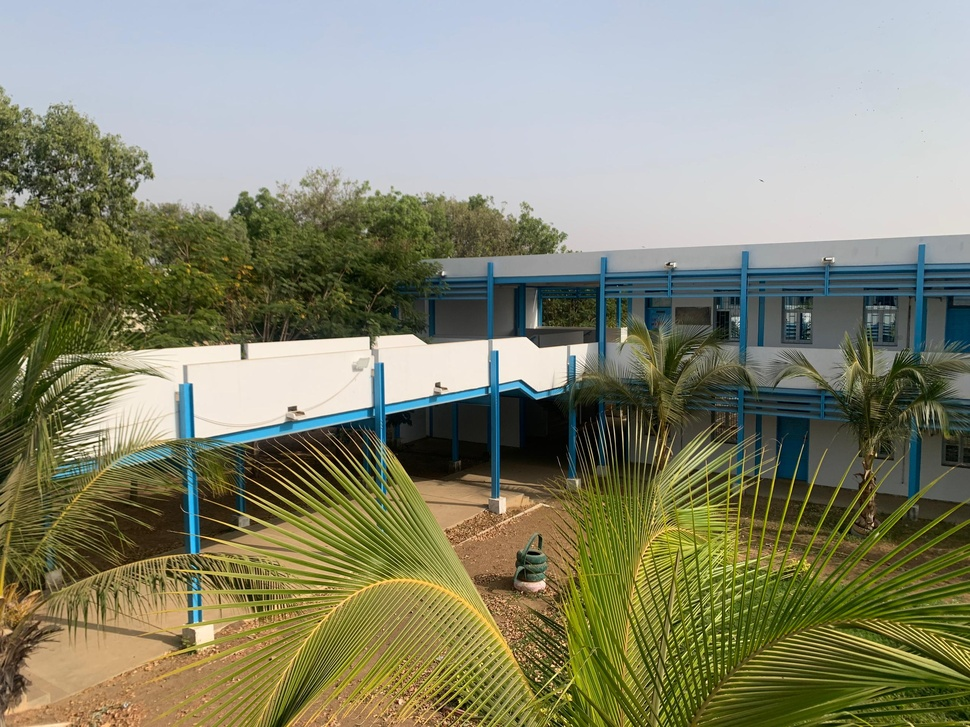
#> input picture images/WhatsApp Image 2025-02-12 at 21.47.06_4d2ae084.jpg, 970 x 727 px, shrunk from 2560 x 1920 before the run, given in place of i, which was not available
$ python -i image_processor.py   (imports and definitions only)
#> lines starting #> are read from the running program, lines starting #| are printed output that depends on the picture; pictures that were not available may be replaced by others from this repository, and a replacement may not be noted
import cv2 as cv
import numpy as np
import imutils

class ImageStitcher:
    def __init__(self):
        self.stitcher = cv.Stitcher_create()

    def stitch_images(self, image_paths):
        """
        Assemble plusieurs images en une seule panoramique
        Args:
            image_paths (list): Liste des chemins des images a assembler

        Returns : tuple: (image assemblee ou None, message de statut)
        """
        result_img, message, _ = self.stitch_images_with_process(image_paths)
        return result_img, message

    def stitch_images_with_process(self, image_paths):
        """
        Assemble plusieurs images en une seule panoramique et capture le processus
        Args:
            image_paths (list): Liste des chemins des images a assembler

        Returns : tuple: (image assemblee ou None, message de statut, liste des images du processus)
        """

        # charger les images
        images = []
        process_images = []

        for image_path in image_paths:
            img = cv.imread(image_path)
#> img is the input picture: shape (727, 970, 3); mean B, G, R 111.1, 135, 133.7
            if img is not None:
                images.append(img)

        if len(images) < 2:
            return None, "Pas assez d'images", []

        # Étape 1: Visualiser les images source avec les points clés
        detector = cv.SIFT_create()
        keypoints_image = images[0].copy()
        for img in images:
            kp = detector.detect(img, None)
            temp = cv.drawKeypoints(img.copy(), kp, None, color=(0,255,0))
            if len(process_images) == 0:
                process_images.append(temp)
            else:
                # Redimensionner pour avoir la même hauteur
                h, w = process_images[0].shape[:2]
                aspect = w / h
                new_h = h
                new_w = int(img.shape[1] * (new_h / img.shape[0]))
                resized = cv.resize(temp, (new_w, new_h))
                combined = np.hstack([process_images[0], resized])
                process_images[0] = combined
#> this loop made 8 passes
#> pass 1, in stitch_images_with_process, `temp = cv.drawKeypoints(img.copy(), kp, None, color=(0,255,0))`:
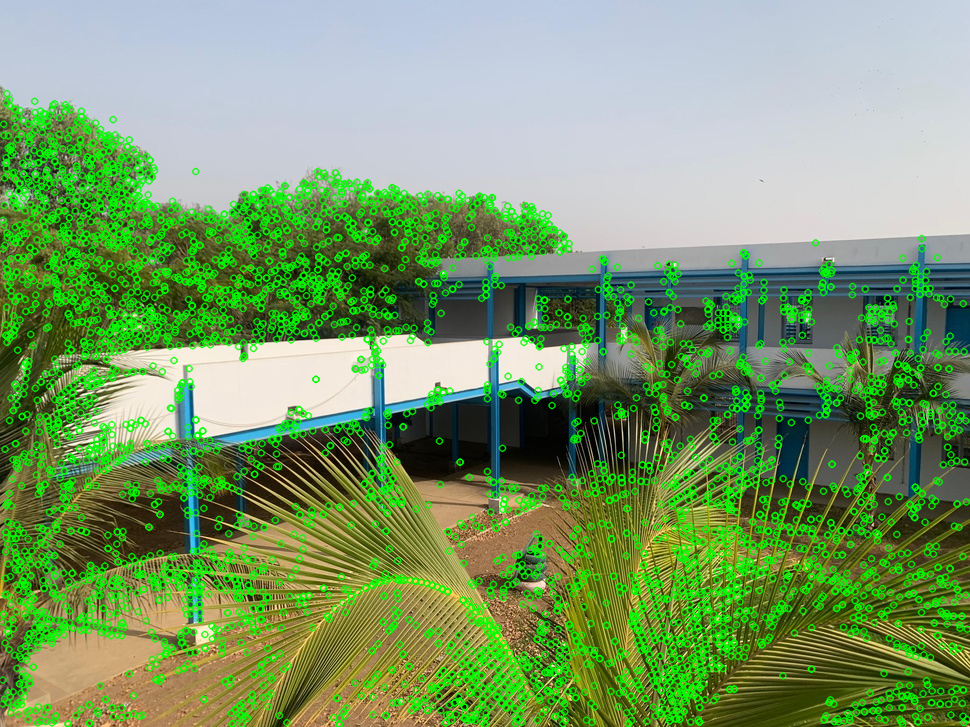
#> temp: shape (727, 970, 3); mean B, G, R 103.1, 154, 120.5
#> pass 2, in stitch_images_with_process, `temp = cv.drawKeypoints(img.copy(), kp, None, color=(0,255,0))`:
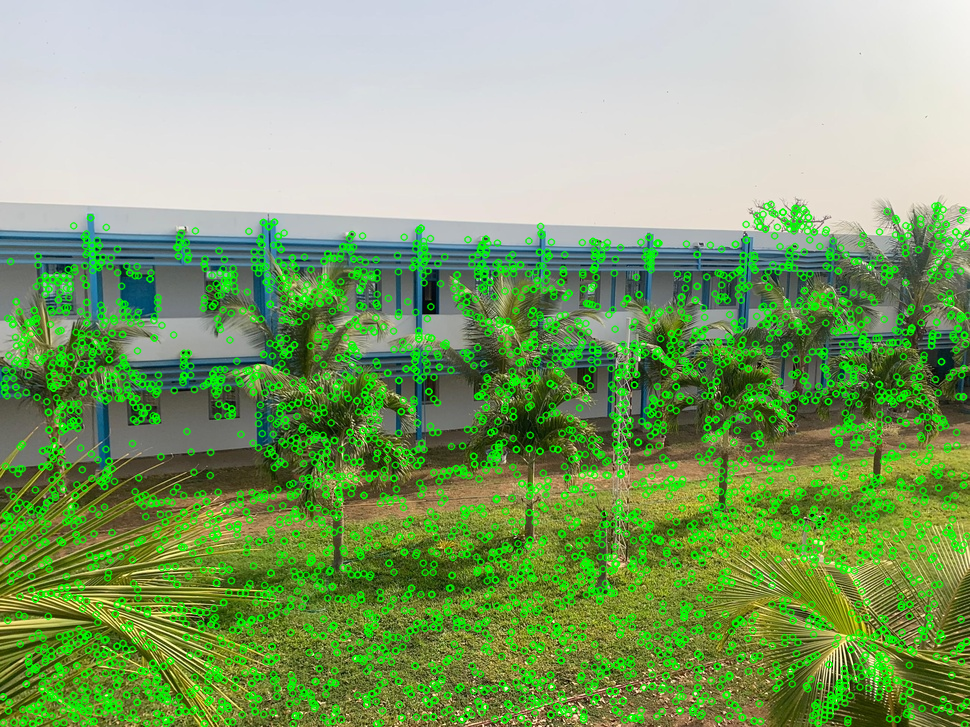
#> temp: shape (727, 970, 3); mean B, G, R 107.8, 162, 129.2
#> pass 2, in stitch_images_with_process, `combined = np.hstack([process_images[0], resized])`:
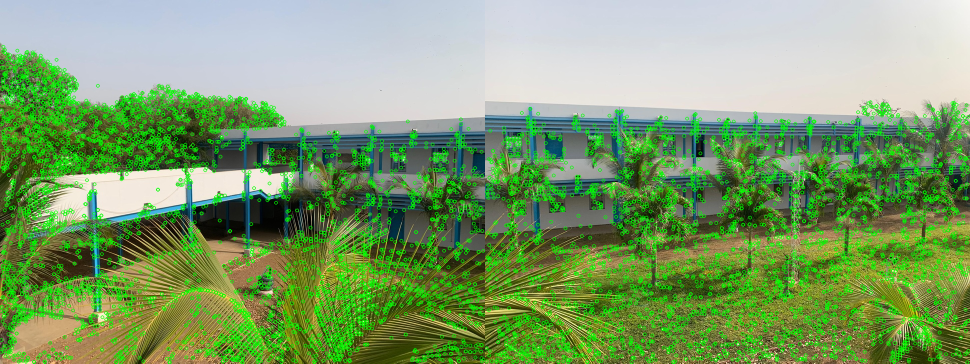
#> combined: shape (727, 1940, 3) (shown at 1/2 size); mean B, G, R 105.5, 158, 124.9
#> pass 3, in stitch_images_with_process, `combined = np.hstack([process_images[0], resized])`:
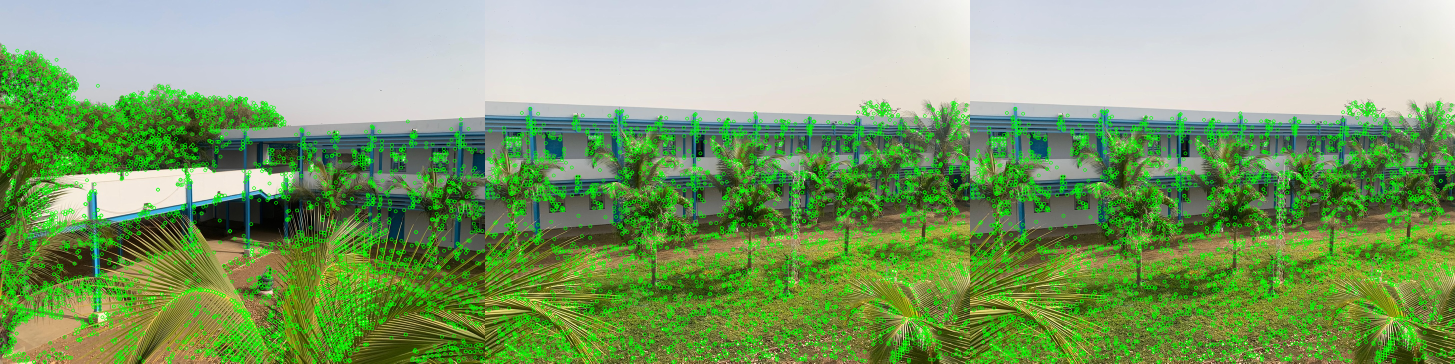
#> combined: shape (727, 2910, 3) (shown at 1/2 size); mean B, G, R 106.2, 159.3, 126.3

        # Étape 2: Correspondance des points clés (simulée)
        if len(images) >= 2:
            img1, img2 = images[0], images[1]
            kp1, des1 = detector.detectAndCompute(img1, None)
            kp2, des2 = detector.detectAndCompute(img2, None)

            matcher = cv.BFMatcher()
            matches = matcher.knnMatch(des1, des2, k=2)

            good_matches = []
            for m, n in matches:
                if m.distance < 0.75 * n.distance:
                    good_matches.append(m)

            match_img = cv.drawMatches(img1, kp1, img2, kp2, good_matches[:50], None, flags=cv.DrawMatchesFlags_NOT_DRAW_SINGLE_POINTS)
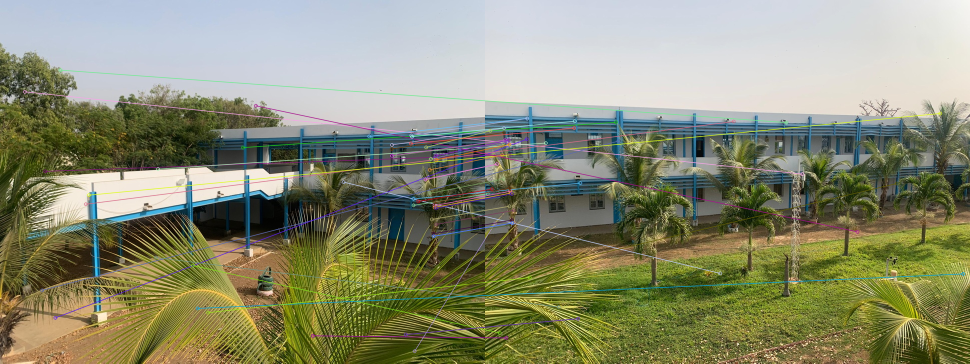
#> match_img: shape (727, 1940, 3) (shown at 1/2 size); mean B, G, R 114.5, 140.9, 138.5
            process_images.append(match_img)

        # effectuez le stitching
        error, stitched_img = self.stitcher.stitch(images)

        if error != cv.STITCHER_OK:
            return None, "Echec du stitching, nombre d'images a assembler < 2 ou images non correspondantes", process_images

        # Étape 3: Estimation homographique (résultat intermédiaire)
        # Simuler une visualisation de l'homographie
        warped_image = stitched_img.copy()
        h, w = warped_image.shape[:2]
        process_images.append(warped_image)

        # Étape 4: Alignement des images
        aligned_img = stitched_img.copy()
        # Ajouter un cadre pour visualiser l'alignement
        aligned_img = cv.copyMakeBorder(aligned_img, 20, 20, 20, 20, cv.BORDER_CONSTANT, (0, 0, 255))
        process_images.append(aligned_img)

        # Étape 5: Fusion des images
        gray = cv.cvtColor(stitched_img, cv.COLOR_BGR2GRAY)
        thresh = cv.threshold(gray, 0, 255, cv.THRESH_BINARY)[1]
        fusion_img = cv.cvtColor(thresh, cv.COLOR_GRAY2BGR)
        process_images.append(fusion_img)

        # post-traitement et étape finale
        processed_img = self._post_process(stitched_img)
        process_images.append(processed_img)

        return processed_img, "Success", process_images

    # [58 lines left out: function _post_process, not called in this run]

>>> result = ImageStitcher().stitch_images('images/WhatsApp Image 2025-02-12 at 21.47.06_4d2ae084.jpg')
